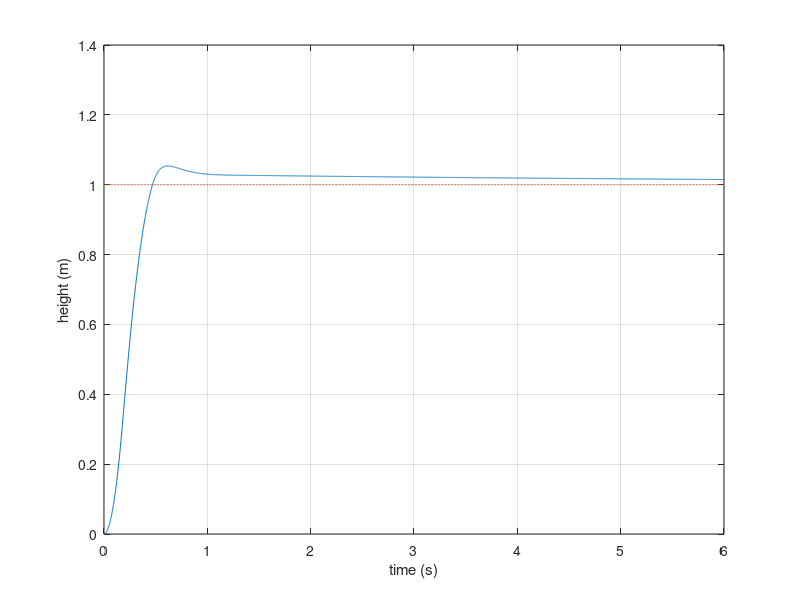

The MATLAB source for this figure:
% 1-D hover model with PID control
m = 0.09; g = 9.81;              % drone mass (kg), gravity (undefeated)
Tmax = 3*m*g;                    % total thrust limit (3:1 thrust-to-weight)
dt = 0.002; t = 0:dt:6;          % time step and time vector
z = zeros(size(t)); v = zeros(size(t));
Kp = 8; Ki = 1; Kd = 1.5;        % PID gains: push, memory, braking
zref = 1; integ = 0;             % target height (m)

for k = 1:numel(t)-1
    e = zref - z(k);
    integ = integ + e*dt;
    u = m*g + Kp*e + Ki*integ - Kd*v(k);  % hover thrust + PID
    u = min(max(u, 0), Tmax);             % motors can't exceed their limits
    a = u/m - g;                          % F = ma
    v(k+1) = v(k) + a*dt;
    z(k+1) = z(k) + v(k+1)*dt;
end

plot(t, z); hold on; plot(t, zref*ones(size(t)), '--');
xlabel('time (s)'); ylabel('height (m)'); grid on
